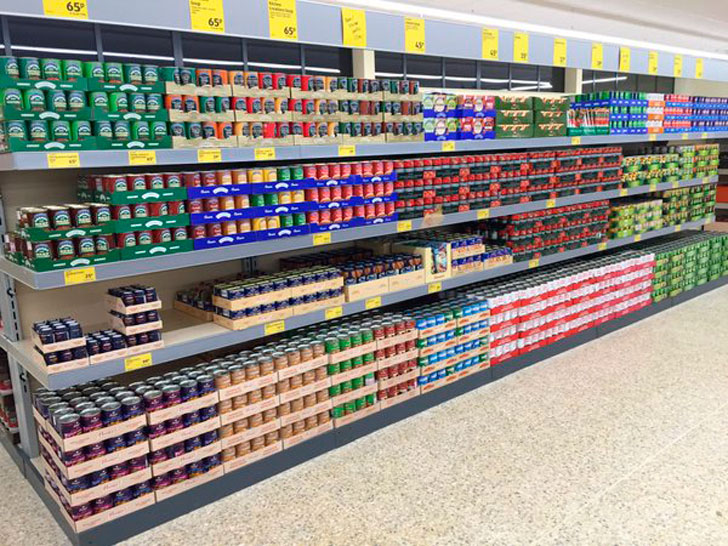
//> input picture playground/luciano/perspective_samp.jpg, 728 x 546 px
$ ./superpix_sopin perspective_samp.jpg   (built with g++ and OpenCV 4)
//> lines starting //> are read from the running program, lines starting //| are printed output that depends on the picture; after the words box and inside, x2 and y2 are one past the last pixel; in counts of white or black regions, pixels touching at a corner belong together

#include <opencv2/core.hpp>
#include <opencv2/imgproc.hpp>
#include <opencv2/highgui.hpp>
#include <iostream>
using namespace std;
using namespace cv;
int main(int argc, char *argv[])
{
    // Load the image
    CommandLineParser parser( argc, argv, "{@input | sample.png | input image}" );
    Mat src = imread( samples::findFile( parser.get<String>( "@input" ) ) );
//> src is the input picture: 546 rows x 728 cols, CV_8UC3; mean B, G, R 134.3, 142, 149.2
    if( src.empty() )
    {
        cout << "Could not open or find the image!\n" << endl;
        cout << "Usage: " << argv[0] << " <Input image>" << endl;
        return -1;
    }
     // Show source image
    imshow("Source Image", src);
    // Change the background from white to black, since that will help later to extract
    // better results during the use of Distance Transform
    for ( int i = 0; i < src.rows; i++ ) {
        for ( int j = 0; j < src.cols; j++ ) {
            if ( src.at<Vec3b>(i, j) == Vec3b(255,255,255) )
            {
                src.at<Vec3b>(i, j)[0] = 0;
                src.at<Vec3b>(i, j)[1] = 0;
                src.at<Vec3b>(i, j)[2] = 0;
            }
        }
    }
//> src: 546 rows x 728 cols, CV_8UC3; 125 pixels changed, all inside (x1, y1, x2, y2) = (331, 0, 720, 89)
    // Show output image
    imshow("Black Background Image", src);
   // Create a kernel that we will use to sharpen our image
    Mat kernel = (Mat_<float>(3,3) <<
                  1,  1, 1,
                  1, -8, 1,
                  1,  1, 1); // an approximation of second derivative, a quite strong kernel
    // do the laplacian filtering as it is
    // well, we need to convert everything in something more deeper then CV_8U
    // because the kernel has some negative values,
    // and we can expect in general to have a Laplacian image with negative values
    // BUT a 8bits unsigned int (the one we are working with) can contain values from 0 to 255
    // so the possible negative number will be truncated
    Mat imgLaplacian;
    filter2D(src, imgLaplacian, CV_32F, kernel);
    Mat sharp;
    src.convertTo(sharp, CV_32F);
    Mat imgResult = sharp - imgLaplacian;
    // convert back to 8bits gray scale
    imgResult.convertTo(imgResult, CV_8UC3);
//> imgResult: 546 rows x 728 cols, CV_8UC3
    imgLaplacian.convertTo(imgLaplacian, CV_8UC3);
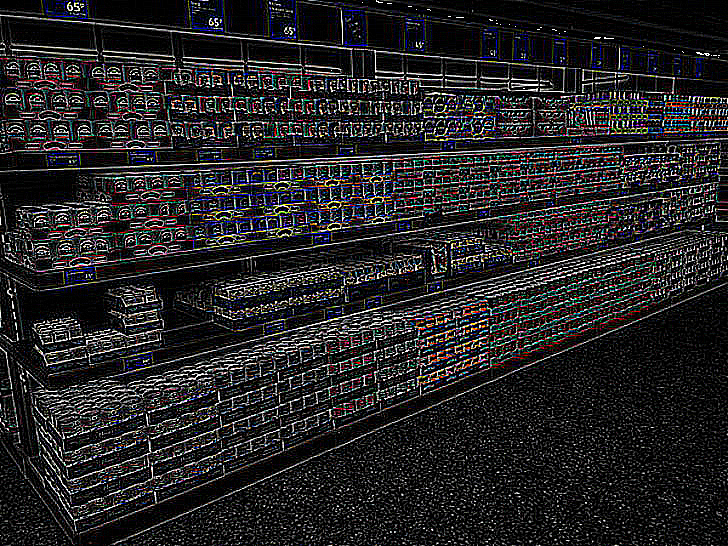
//> imgLaplacian: 546 rows x 728 cols, CV_8UC3; mean B, G, R 37.7, 36.3, 37.5
    // imshow( "Laplace Filtered Image", imgLaplacian );
    imshow( "New Sharped Image", imgResult );
    // Create binary image from source image
    Mat bw;
    cvtColor(imgResult, bw, COLOR_BGR2GRAY);
    threshold(bw, bw, 40, 255, THRESH_BINARY | THRESH_OTSU);
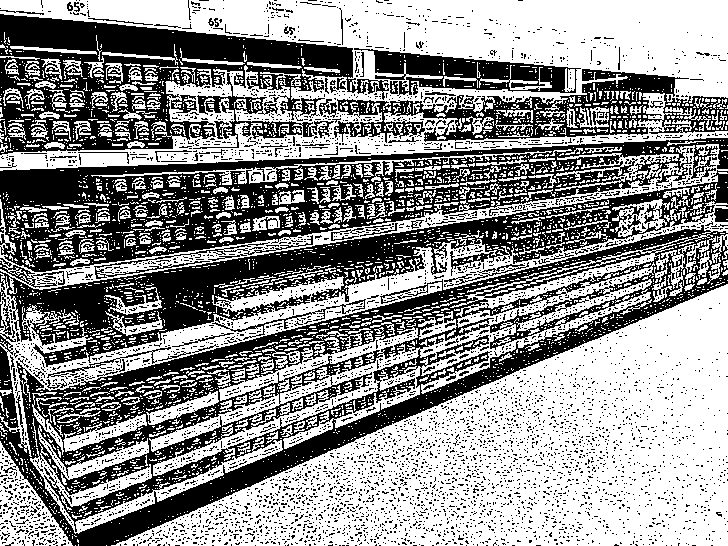
//> bw: 546 rows x 728 cols, CV_8UC1; 56.9% white; 5448 black regions (5330 under 20 px), largest, box (x1, y1, x2, y2) and area: (0, 225, 728, 546) 46228, (0, 138, 728, 272) 34518, (0, 170, 728, 428) 27362
    imshow("Binary Image", bw);
    // Perform the distance transform algorithm
    Mat dist;
    distanceTransform(bw, dist, DIST_L2, 3);
    // Normalize the distance image for range = {0.0, 1.0}
    // so we can visualize and threshold it
    normalize(dist, dist, 0, 1.0, NORM_MINMAX);
    imshow("Distance Transform Image", dist);
    // Threshold to obtain the peaks
    // This will be the markers for the foreground objects
    threshold(dist, dist, 0.4, 1.0, THRESH_BINARY);
//> dist: 546 rows x 728 cols, CV_32FC1; values 0 (black) and 1 (white), 1.2% white; 9 white regions (4 under 20 px), largest, box (x1, y1, x2, y2) and area: (535, 0, 728, 39) 3599, (681, 317, 728, 345) 463, (104, 0, 172, 9) 376, (239, 0, 252, 18) 161, (486, 0, 503, 6) 56
    // Dilate a bit the dist image
    Mat kernel1 = Mat::ones(3, 3, CV_8U);
    dilate(dist, dist, kernel1);
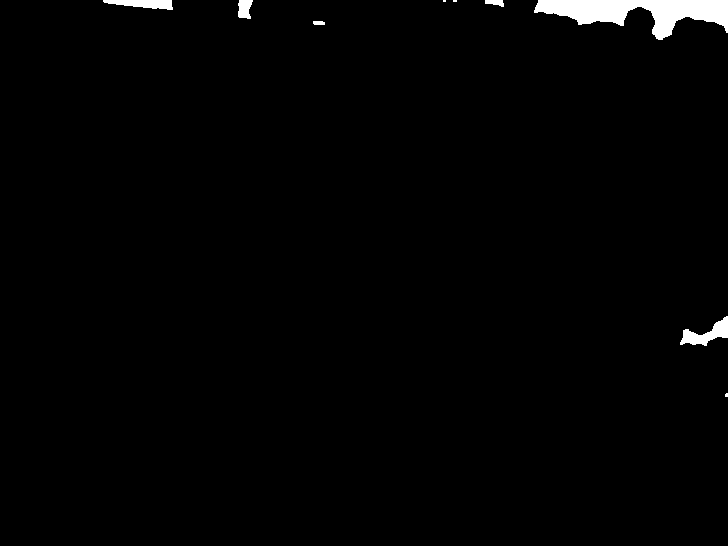
//> dist: 546 rows x 728 cols, CV_32FC1; values 0 (black) and 1 (white), 1.4% white; 9 white regions (3 under 20 px), largest, box (x1, y1, x2, y2) and area: (534, 0, 728, 40) 3946, (680, 316, 728, 346) 622, (103, 0, 173, 10) 468, (238, 0, 253, 19) 222, (485, 0, 504, 7) 92, (313, 21, 325, 25) 45
    imshow("Peaks", dist);
    //ACA

    // Create the CV_8U version of the distance image
    // It is needed for findContours()
    Mat dist_8u;
    dist.convertTo(dist_8u, CV_8U);
//> dist_8u: 546 rows x 728 cols, CV_8UC1; values 0 (black) and 1 (white), 1.4% white; 9 white regions (3 under 20 px)
    // Find total markers
    vector<vector<Point> > contours;
    findContours(dist_8u, contours, RETR_EXTERNAL, CHAIN_APPROX_SIMPLE);
//> contours = 9 contours, 3 with area under 20; largest, box (x1, y1, x2, y2) and area: (534, 0, 728, 40) 3707, (680, 316, 728, 346) 554, (103, 0, 173, 10) 394, (238, 0, 253, 19) 192, (485, 0, 504, 7) 69, (313, 21, 325, 25) 31
    // Create the marker image for the watershed algorithm
    Mat markers = Mat::zeros(dist.size(), CV_32S);
    // Draw the foreground markers
    for (size_t i = 0; i < contours.size(); i++)
    {
        drawContours(markers, contours, static_cast<int>(i), Scalar(static_cast<int>(i)+1), -1);
    }
//> this loop made 9 passes
//> markers: 546 rows x 728 cols, CV_32SC1; 10 distinct labels, from 0 to 9
    // Draw the background marker
    circle(markers, Point(5,5), 3, Scalar(255), -1);
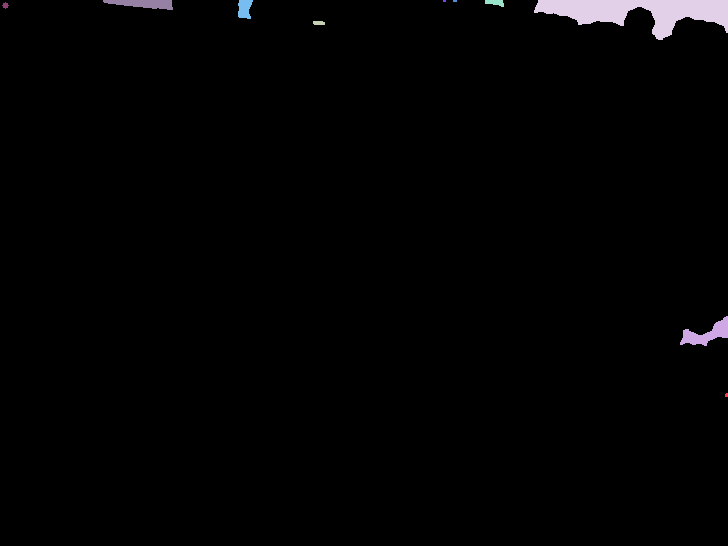
//> markers: 546 rows x 728 cols, CV_32SC1; 11 distinct labels, from 0 to 255; one colour per label, 0 black
    //imshow("Markers", 10000*markers);

    //AQUI
   // Perform the watershed algorithm
    watershed(imgResult, markers);
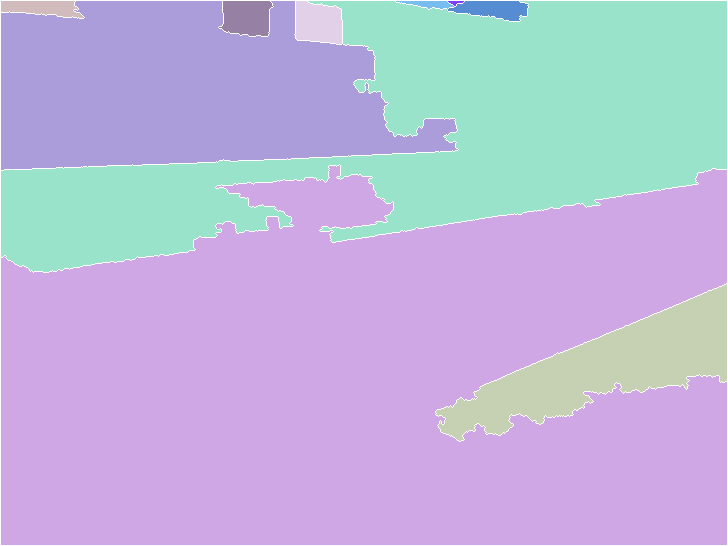
//> markers: 546 rows x 728 cols, CV_32SC1; 11 distinct labels, from -1 to 255; one colour per label, 0 black, -1 white
    Mat mark;
    markers.convertTo(mark, CV_8U);
    bitwise_not(mark, mark);
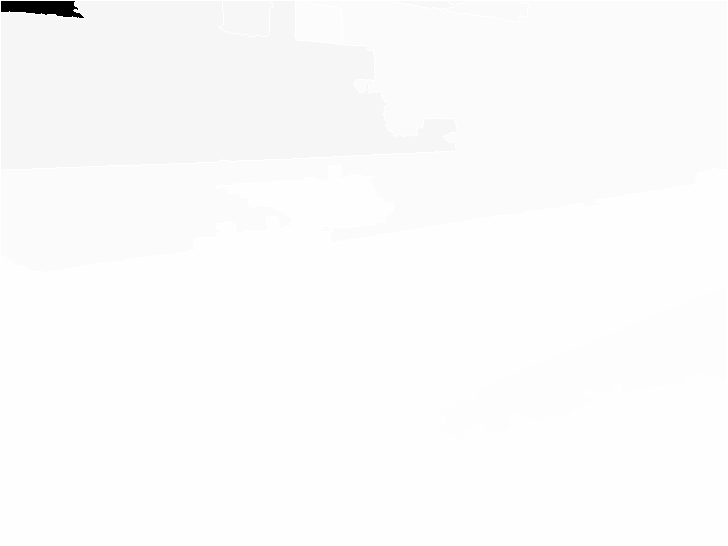
//> mark: 546 rows x 728 cols, CV_8UC1; min 0, max 255, mean 251.4
    //    imshow("Markers_v2", mark); // uncomment this if you want to see how the mark
    // image looks like at that point
    // Generate random colors
    vector<Vec3b> colors;
    for (size_t i = 0; i < contours.size(); i++)
    {
        int b = theRNG().uniform(0, 256);
        int g = theRNG().uniform(0, 256);
        int r = theRNG().uniform(0, 256);
        colors.push_back(Vec3b((uchar)b, (uchar)g, (uchar)r));
    }
    // Create the result image
    Mat dst = Mat::zeros(markers.size(), CV_8UC3);
    // Fill labeled objects with random colors
    for (int i = 0; i < markers.rows; i++)
    {
        for (int j = 0; j < markers.cols; j++)
        {
            int index = markers.at<int>(i,j);
            if (index > 0 && index <= static_cast<int>(contours.size()))
            {
                dst.at<Vec3b>(i,j) = colors[index-1];
            }
        }
    }
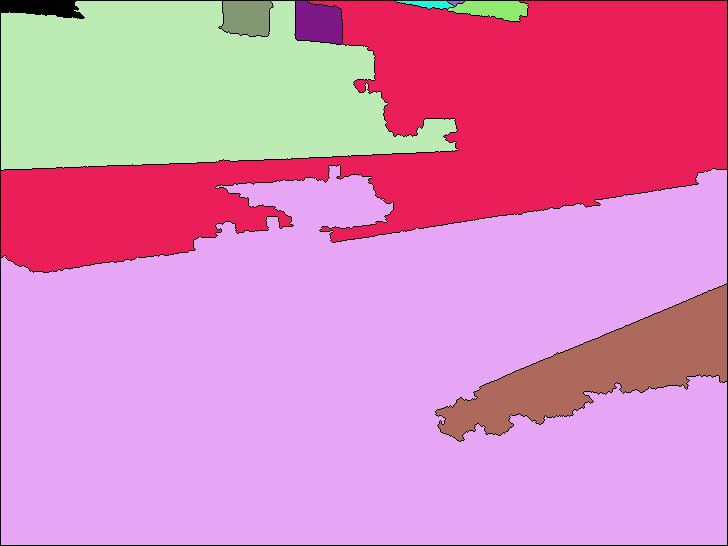
//> dst: 546 rows x 728 cols, CV_8UC3; mean B, G, R 187, 137.2, 218
    // Visualize the final image
    imshow("Final Result", dst);
    waitKey();
    return 0;
}
